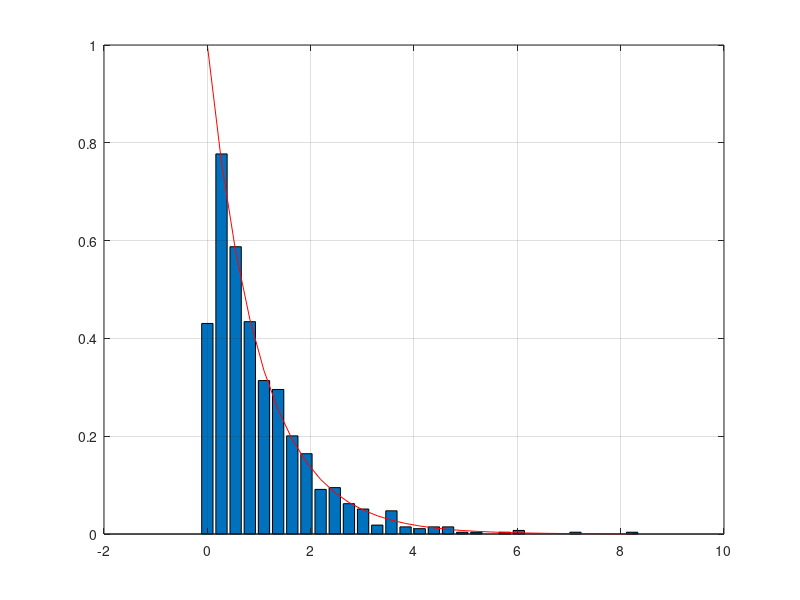

This chart was generated by the following MATLAB code:
clear all ; 
close all ; 
clc; 

%generation la dist rayleigh apartir de dist unif
N=1000;
U=rand(1,N);
m=1 ; 
l=1; %lamda 


%application de la fct inverse 
R= -log(U)*m/l;

%verification 
maxR =max(R) ; 
minR =min(R) ; 

%choix de resolution 
lk =(maxR-minR)/30 ;
pointsR= (0: lk:maxR); 
%
[nn,xx] =hist(R,pointsR); 
bar(xx, nn/(N*lk)); hold on 

% theoretical distribution 
pth=(l.^m).*pointsR.^(m-1).*exp(-pointsR.*l)./gamma(m);

plot (pointsR, pth, 'r' ) , hold off ;
grid
